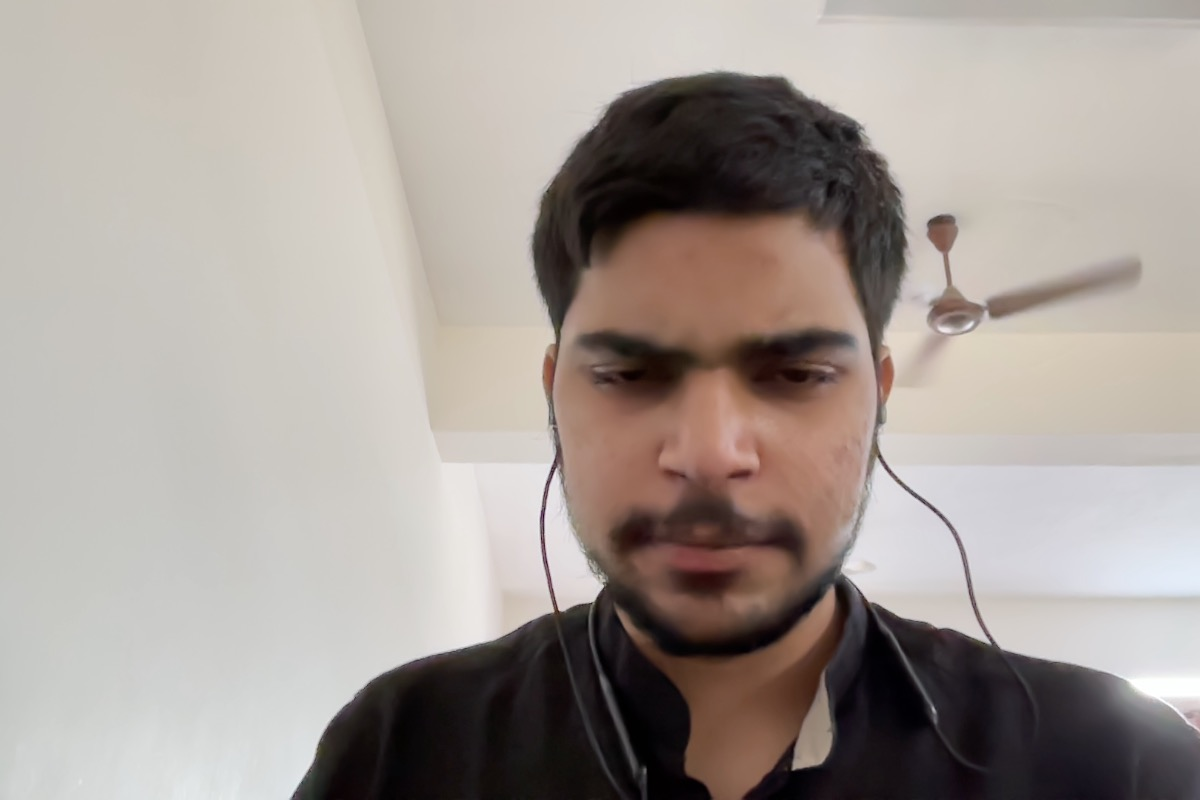
#> input picture image_1.jpg, 1200 x 800 px
$ python Histogram.py
#> lines starting #> are read from the running program, lines starting #| are printed output that depends on the picture
#Histogram Equalization -> needed to get better contrast in images
import cv2
import numpy as np
from matplotlib import pyplot as plt
image = cv2.imread('image_1.jpg', cv2.IMREAD_GRAYSCALE)
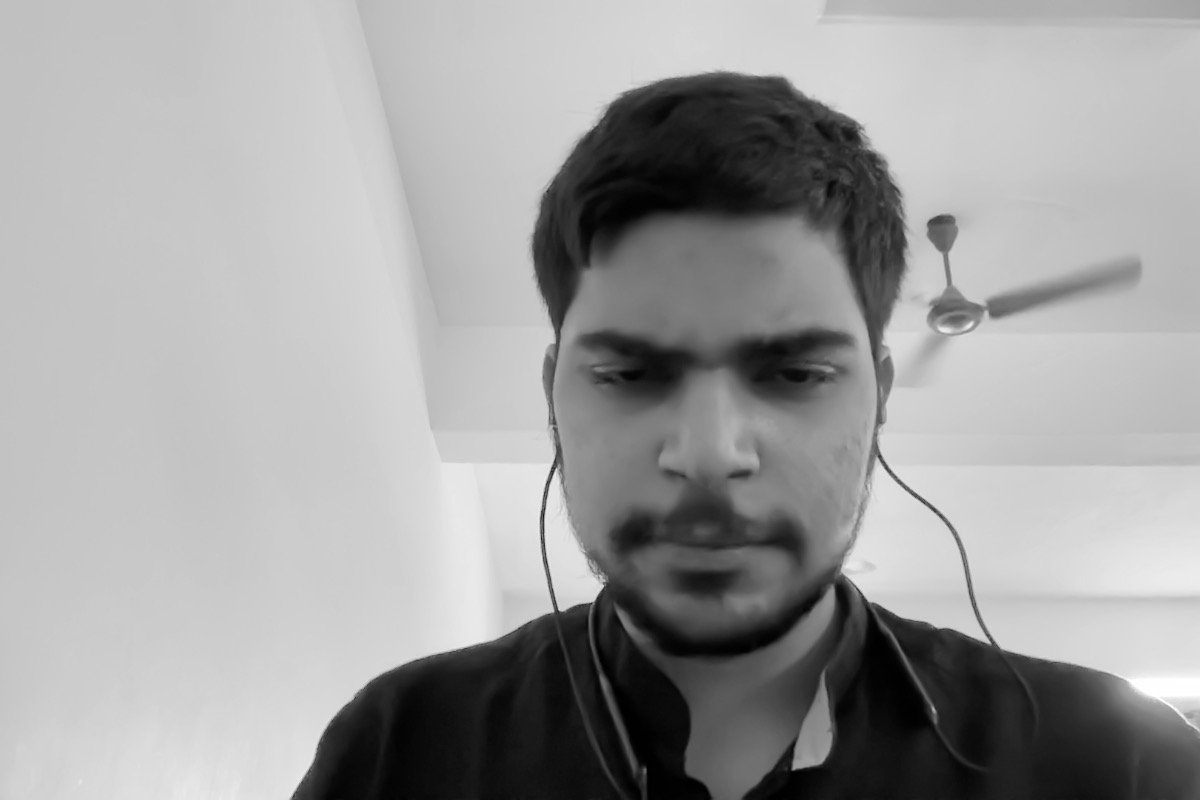
#> image: shape (800, 1200); min 0, max 255, mean 158.3
if image is None:
    print("Error: Image not loaded. Check the file path.")
else:
    equalized_image = cv2.equalizeHist(image)
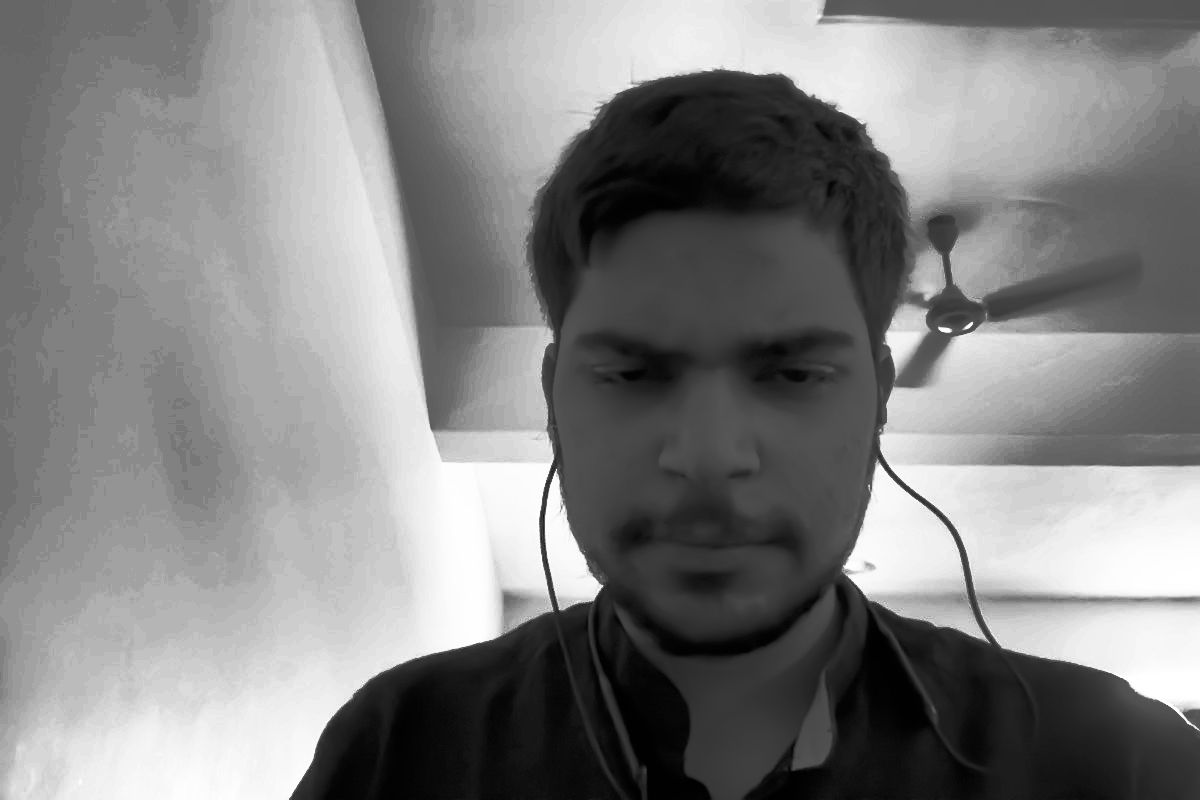
#> equalized_image: shape (800, 1200); min 0, max 255, mean 129.4
    plt.figure(figsize=(10, 5))

    # Original Image
    plt.subplot(1, 2, 1)
    plt.imshow(image, cmap='gray')
    plt.title('Original Image')
    plt.axis('off')

    # Equalized Image
    plt.subplot(1, 2, 2)
    plt.imshow(equalized_image, cmap='gray')
    plt.title('Equalized Image')
    plt.axis('off')

    # Show the plots
    plt.show()
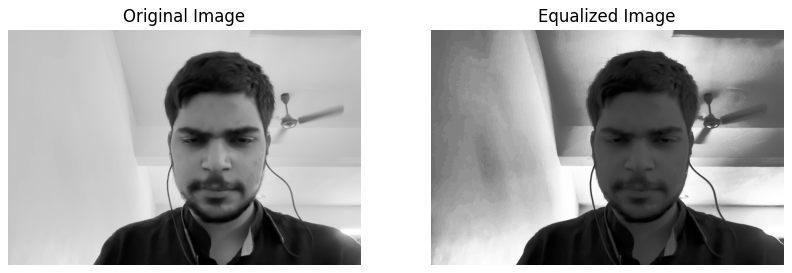
#> figure drawn by matplotlib, 2 panels

$ run again, with image_2.jpg copied over image_1.jpg
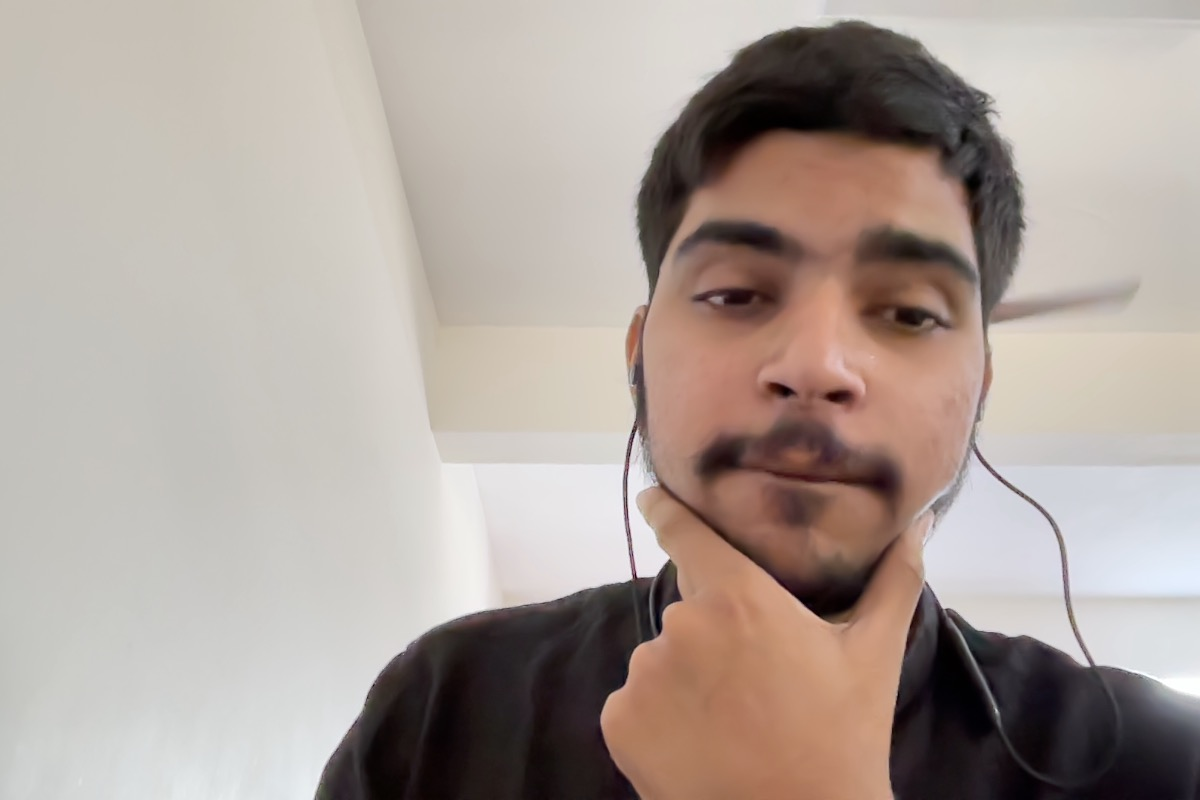
#> input picture image_2.jpg, 1200 x 800 px
#> `equalized_image = cv2.equalizeHist(image)`:
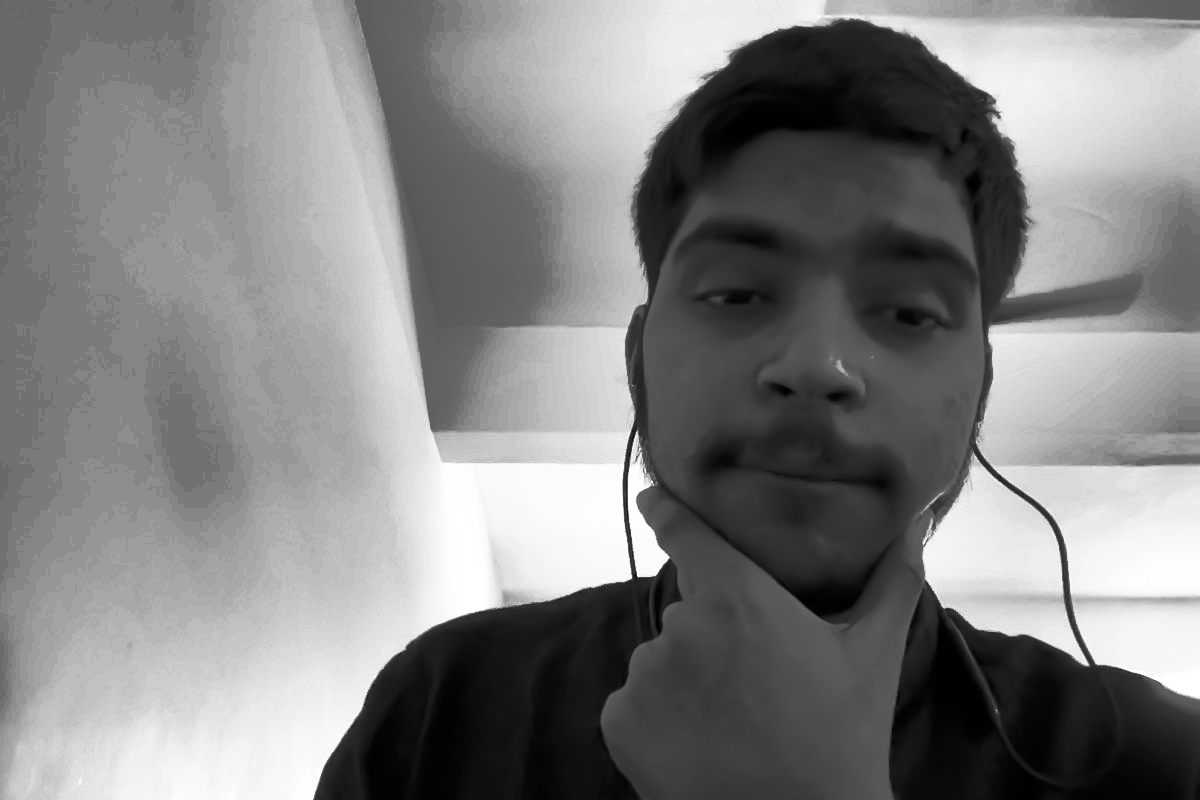
#> equalized_image: shape (800, 1200); min 0, max 255, mean 129.3
#> `plt.show()`:
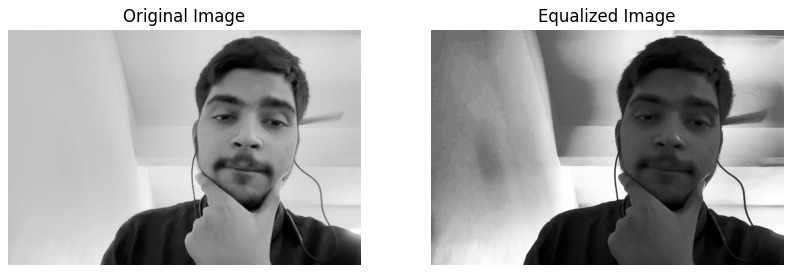
#> figure drawn by matplotlib, 2 panels
